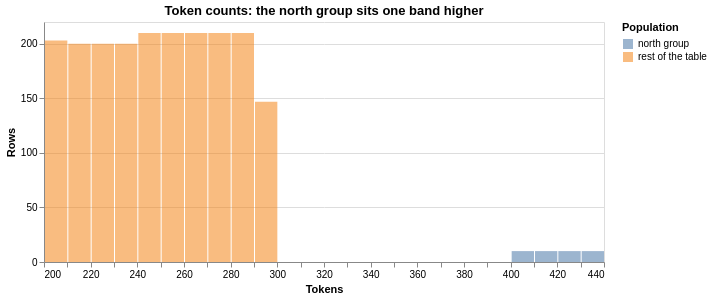

Notebook source saved alongside this figure:
### Code cell
import altair as alt

labelled = usage.with_columns(
    pl.when(pl.col("region") == "north")
    .then(pl.lit("north group"))
    .otherwise(pl.lit("rest of the table"))
    .alias("population"))
(alt.Chart(labelled).mark_bar(opacity=0.55)
 .encode(x=alt.X("tokens:Q", bin=alt.Bin(maxbins=30), title="Tokens"),
         y=alt.Y("count()", title="Rows"),
         color=alt.Color("population:N", title="Population"))
 .properties(title="Token counts: the north group sits one band higher",
             width=560, height=240))

### Figure 1 — Vega-Lite specification as saved in the notebook (floating-point values rounded to 4 significant figures; data arrays with more than 128 entries replaced by an {"elided": "..."} marker saying what was removed)
{"config": {"view": {"continuousWidth": 300, "continuousHeight": 300}}, "data": {"name": "data-65cfe8f8277037010df371fe1b7ca9ac"}, "mark": {"type": "bar", "opacity": 0.55}, "encoding": {"color": {"field": "population", "title": "Population", "type": "nominal"}, "x": {"bin": {"maxbins": 30}, "field": "tokens", "title": "Tokens", "type": "quantitative"}, "y": {"aggregate": "count", "title": "Rows", "type": "quantitative"}}, "height": 240, "title": "Token counts: the north group sits one band higher", "width": 560, "$schema": "https://vega.github.io/schema/vega-lite/v6.4.1.json", "datasets": {"data-65cfe8f8277037010df371fe1b7ca9ac": {"elided": "2040 records"}}}
